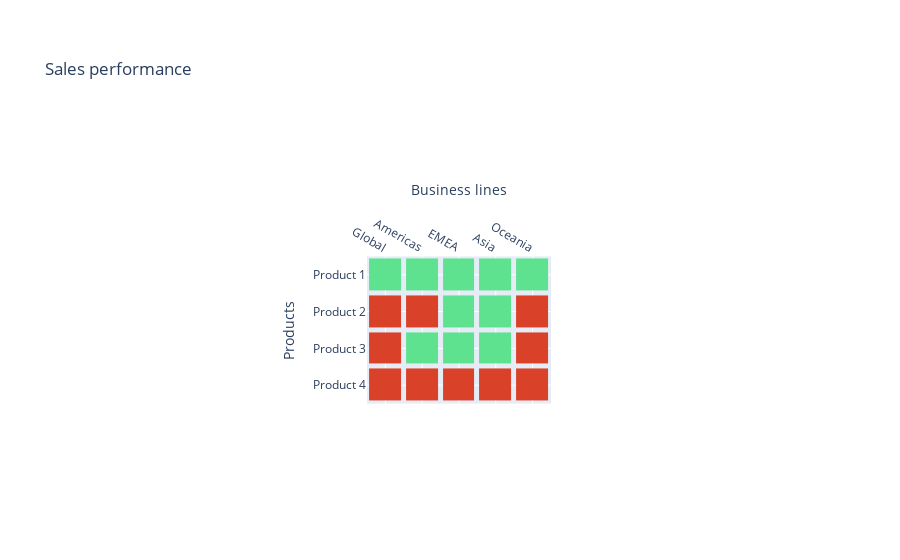
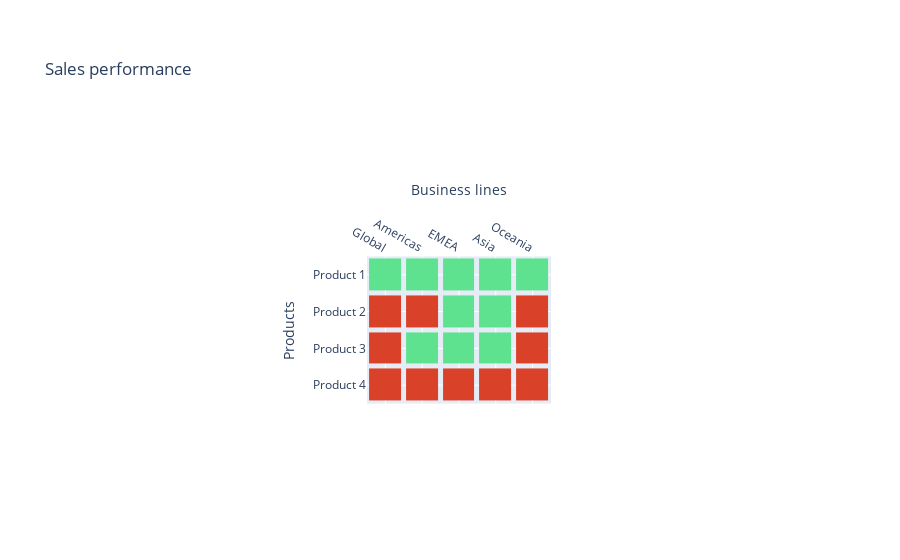

The cell these charts' notebook holds for them, in order:
### Markdown cell above
## Model

### Code cell
config = {'displayModeBar': False}

def update_layout(fig, title=None, plot_bgcolor=None, height=None, showlegend=None, margin=None):
    fig.update_layout(
        title=title,
        plot_bgcolor=plot_bgcolor,
        margin=margin,
        height=height,
        showlegend=showlegend)
    return fig

def heatmap(df,
            x,
            y,
            x_label,
            y_label,
            color,
            colorscale=[[0, "#d94228"],[0.5, "#d94228"],[0.5, "#5ee290"],[1.0, "#5ee290"]],
            title=None,
            margin=None):
    fig = go.Figure()
    fig = px.imshow(df,
                    labels=dict(x=x_label, y=y_label, color=color),
                    x=x,
                    y=y)
    fig.update_xaxes(side="top")
    fig.update_traces(xgap=5, selector=dict(type='heatmap'))
    fig.update_traces(ygap=5, selector=dict(type='heatmap'))
    fig.update_traces(dict(showscale=False, 
                           coloraxis=None, 
                           colorscale=colorscale),
                           selector={'type':'heatmap'})
    fig = update_layout(fig, title=title, margin=margin)
    fig.show(config=config)
    return fig

heatmap(df,
        x=['Global', 'Americas', 'EMEA', 'Asia', 'Oceania'],
        y=['Product 1', 'Product 2', 'Product 3', 'Product 4'],
        x_label="Business lines",
        y_label="Products",
        color="Sales",
        title='Sales performance',
        margin=dict(l=0, r=0, t=150, b=50))

### Figure 1 — Plotly figure (JSON) as saved in the notebook; plotly's stock layout.template omitted (floating-point values rounded to 4 significant figures)
{"data": [{"colorscale": [[0, "#d94228"], [0.5, "#d94228"], [0.5, "#5ee290"], [1, "#5ee290"]], "hovertemplate": "Business lines: %{x}<br>Products: %{y}<br>Sales: %{z}<extra></extra>", "name": "0", "showscale": false, "type": "heatmap", "x": ["Global", "Americas", "EMEA", "Asia", "Oceania"], "xaxis": "x", "xgap": 5, "y": ["Product 1", "Product 2", "Product 3", "Product 4"], "yaxis": "y", "ygap": 5, "z": [[54.25, 65, 52, 51, 49], [20, 16, 60, 80, 30], [30, 60, 51, 59, 20], [40, 30, 12, 25, 20]]}], "layout": {"autosize": true, "coloraxis": {"colorbar": {"title": {"text": "Sales"}}, "colorscale": [[0, "#0d0887"], [0.1111, "#46039f"], [0.2222, "#7201a8"], [0.3333, "#9c179e"], [0.4444, "#bd3786"], [0.5556, "#d8576b"], [0.6667, "#ed7953"], [0.7778, "#fb9f3a"], [0.8889, "#fdca26"], [1, "#f0f921"]]}, "margin": {"b": 50, "l": 0, "r": 0, "t": 150}, "title": {"text": "Sales performance"}, "xaxis": {"anchor": "y", "autorange": true, "constrain": "domain", "domain": [0.3957, 0.6043], "range": [-0.5, 4.5], "scaleanchor": "y", "side": "top", "title": {"text": "Business lines"}, "type": "category"}, "yaxis": {"anchor": "x", "autorange": true, "constrain": "domain", "domain": [0, 1], "range": [3.5, -0.5], "title": {"text": "Products"}, "type": "category"}}}

### Figure 2 — Plotly figure (JSON) as saved in the notebook; plotly's stock layout.template omitted (floating-point values rounded to 4 significant figures)
{"data": [{"colorscale": [[0, "#d94228"], [0.5, "#d94228"], [0.5, "#5ee290"], [1, "#5ee290"]], "hovertemplate": "Business lines: %{x}<br>Products: %{y}<br>Sales: %{z}<extra></extra>", "name": "0", "showscale": false, "type": "heatmap", "x": ["Global", "Americas", "EMEA", "Asia", "Oceania"], "xaxis": "x", "xgap": 5, "y": ["Product 1", "Product 2", "Product 3", "Product 4"], "yaxis": "y", "ygap": 5, "z": [[54.25, 65, 52, 51, 49], [20, 16, 60, 80, 30], [30, 60, 51, 59, 20], [40, 30, 12, 25, 20]]}], "layout": {"autosize": true, "coloraxis": {"colorbar": {"title": {"text": "Sales"}}, "colorscale": [[0, "#0d0887"], [0.1111, "#46039f"], [0.2222, "#7201a8"], [0.3333, "#9c179e"], [0.4444, "#bd3786"], [0.5556, "#d8576b"], [0.6667, "#ed7953"], [0.7778, "#fb9f3a"], [0.8889, "#fdca26"], [1, "#f0f921"]]}, "margin": {"b": 50, "l": 0, "r": 0, "t": 150}, "title": {"text": "Sales performance"}, "xaxis": {"anchor": "y", "autorange": true, "constrain": "domain", "domain": [0.3957, 0.6043], "range": [-0.5, 4.5], "scaleanchor": "y", "side": "top", "title": {"text": "Business lines"}, "type": "category"}, "yaxis": {"anchor": "x", "autorange": true, "constrain": "domain", "domain": [0, 1], "range": [3.5, -0.5], "title": {"text": "Products"}, "type": "category"}}}
